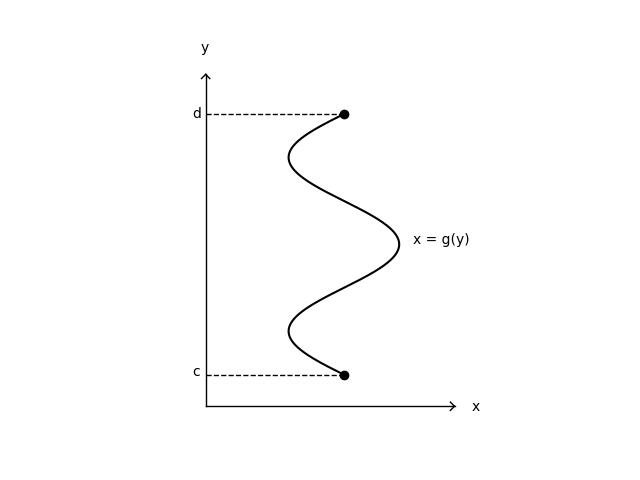

Reproduce this figure in Python.
import matplotlib.pyplot as plt
import numpy as np

n=256
x = np.linspace(np.pi, 4 * np.pi, n, endpoint=True)
y = 2 * np.sin(x - 2 * np.pi) + 5

plt.plot(y, x, color='black', alpha=1.0)
plt.plot([0, 0], [2, 14], color='black', linewidth=1)
plt.plot([0, 9], [2, 2], color='black', linewidth=1)

plt.plot(5, np.pi, marker="o", color="black")
plt.plot(5, 4 * np.pi, marker="o", color="black")

plt.plot([0, 5], [np.pi, np.pi], color='black', linewidth=1, linestyle='dashed')
plt.text(-0.5, 3.08, 'c', color='black')
plt.plot([0, 5], [4 * np.pi, 4 * np.pi], color='black', linewidth=1, linestyle='dashed')
plt.text(-0.5, 12.42, 'd', color='black')

plt.plot([-0.15, 0], [13.85, 14], linewidth=1, color='black')
plt.plot([0.15, 0], [13.85, 14], linewidth=1, color='black')

plt.plot([8.85, 9], [2.15, 2], linewidth=1, color='black')
plt.plot([8.85, 9], [1.85, 2], linewidth=1, color='black')

plt.text(7.5, 7.85, 'x = g(y)', color='black')
plt.text(9.6, 1.82, 'x', color='black')
plt.text(-0.18, 14.82, 'y', color='black')

plt.axis('equal')
plt.axis('off')
plt.show()
